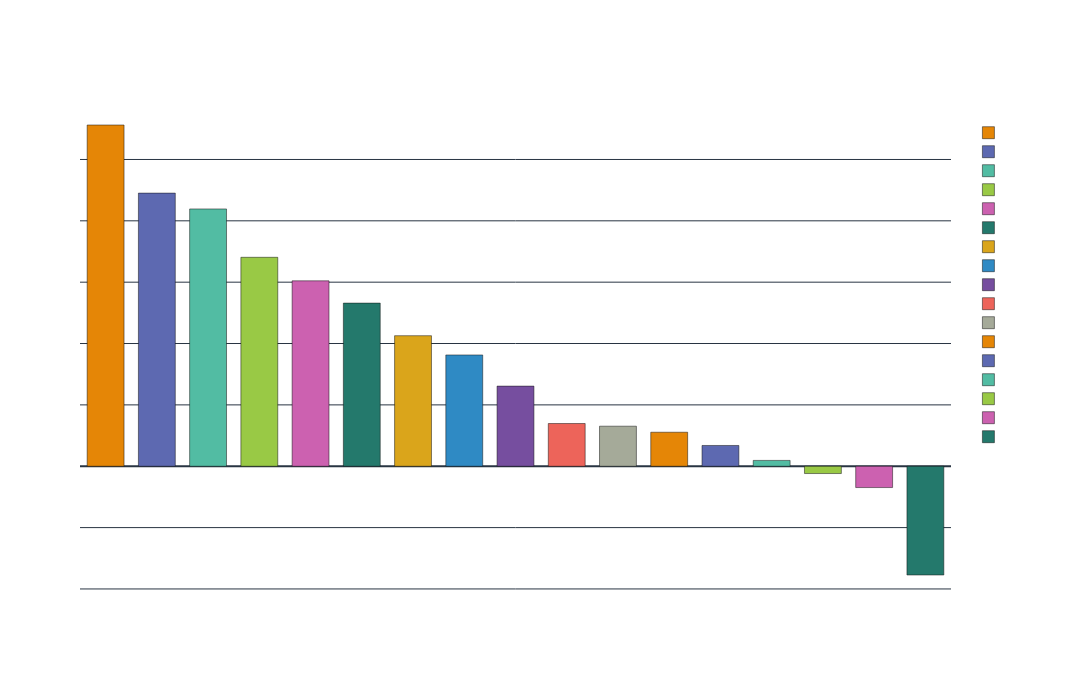

Notebook source saved alongside this figure:
### Code cell
# Group by Sub_Category and sum the profit, then sort by Profit in descending order
profit_by_subcategory = df.groupby('Sub_Category')['Profit'].sum().reset_index().sort_values(by='Profit', ascending=False)

# Create the bar plot
fig = px.bar(profit_by_subcategory,
             x='Sub_Category',
             y='Profit',
             title='Profit Analysis by SubCategory',
             color='Sub_Category',  # Add color mapping for better distinction
             color_discrete_sequence=px.colors.qualitative.Vivid,  # Use a vibrant color palette
             template='plotly_dark')  # Use a dark theme

# Update layout for better readability on dark background
fig.update_layout(
    xaxis_title='Sub Category',
    yaxis_title='Total Profit',
    xaxis=dict(tickangle=-45, tickfont=dict(size=12, color='white')),
    yaxis=dict(tickfont=dict(size=12, color='white')),
    title_font=dict(size=20, color='white'),
    font=dict(size=14, color='white'),  # Set default font color to white
    plot_bgcolor='rgba(0,0,0,0)',  # Transparent plot background
    paper_bgcolor='rgba(0,0,0,0)',  # Transparent paper background
    bargap=0.2,  # Gap between bars
    bargroupgap=0.1,  # Gap between groups of bars
    width=1200,  # Expand width
    height=700,  # Expand height
    legend=dict(font=dict(size=12, color='white'))  # Customize legend font
)

# Show the plot
fig.show()

### Figure 1 — Plotly figure (JSON) as saved in the notebook; plotly's stock layout.template omitted (floating-point values rounded to 4 significant figures)
{"data": [{"alignmentgroup": "True", "hovertemplate": "Sub_Category=%{x}<br>Profit=%{y}<extra></extra>", "legendgroup": "Copiers", "marker": {"color": "rgb(229, 134, 6)", "pattern": {"shape": ""}}, "name": "Copiers", "offsetgroup": "Copiers", "orientation": "v", "showlegend": true, "textposition": "auto", "type": "bar", "x": ["Copiers"], "xaxis": "x", "y": [55620.0], "yaxis": "y"}, {"alignmentgroup": "True", "hovertemplate": "Sub_Category=%{x}<br>Profit=%{y}<extra></extra>", "legendgroup": "Phones", "marker": {"color": "rgb(93, 105, 177)", "pattern": {"shape": ""}}, "name": "Phones", "offsetgroup": "Phones", "orientation": "v", "showlegend": true, "textposition": "auto", "type": "bar", "x": ["Phones"], "xaxis": "x", "y": [44520.0], "yaxis": "y"}, {"alignmentgroup": "True", "hovertemplate": "Sub_Category=%{x}<br>Profit=%{y}<extra></extra>", "legendgroup": "Accessories", "marker": {"color": "rgb(82, 188, 163)", "pattern": {"shape": ""}}, "name": "Accessories", "offsetgroup": "Accessories", "orientation": "v", "showlegend": true, "textposition": "auto", "type": "bar", "x": ["Accessories"], "xaxis": "x", "y": [41940.0], "yaxis": "y"}, {"alignmentgroup": "True", "hovertemplate": "Sub_Category=%{x}<br>Profit=%{y}<extra></extra>", "legendgroup": "Paper", "marker": {"color": "rgb(153, 201, 69)", "pattern": {"shape": ""}}, "name": "Paper", "offsetgroup": "Paper", "orientation": "v", "showlegend": true, "textposition": "auto", "type": "bar", "x": ["Paper"], "xaxis": "x", "y": [34050.0], "yaxis": "y"}, {"alignmentgroup": "True", "hovertemplate": "Sub_Category=%{x}<br>Profit=%{y}<extra></extra>", "legendgroup": "Binders", "marker": {"color": "rgb(204, 97, 176)", "pattern": {"shape": ""}}, "name": "Binders", "offsetgroup": "Binders", "orientation": "v", "showlegend": true, "textposition": "auto", "type": "bar", "x": ["Binders"], "xaxis": "x", "y": [30220.0], "yaxis": "y"}, {"alignmentgroup": "True", "hovertemplate": "Sub_Category=%{x}<br>Profit=%{y}<extra></extra>", "legendgroup": "Chairs", "marker": {"color": "rgb(36, 121, 108)", "pattern": {"shape": ""}}, "name": "Chairs", "offsetgroup": "Chairs", "orientation": "v", "showlegend": true, "textposition": "auto", "type": "bar", "x": ["Chairs"], "xaxis": "x", "y": [26590.0], "yaxis": "y"}, {"alignmentgroup": "True", "hovertemplate": "Sub_Category=%{x}<br>Profit=%{y}<extra></extra>", "legendgroup": "Storage", "marker": {"color": "rgb(218, 165, 27)", "pattern": {"shape": ""}}, "name": "Storage", "offsetgroup": "Storage", "orientation": "v", "showlegend": true, "textposition": "auto", "type": "bar", "x": ["Storage"], "xaxis": "x", "y": [21280.0], "yaxis": "y"}, {"alignmentgroup": "True", "hovertemplate": "Sub_Category=%{x}<br>Profit=%{y}<extra></extra>", "legendgroup": "Appliances", "marker": {"color": "rgb(47, 138, 196)", "pattern": {"shape": ""}}, "name": "Appliances", "offsetgroup": "Appliances", "orientation": "v", "showlegend": true, "textposition": "auto", "type": "bar", "x": ["Appliances"], "xaxis": "x", "y": [18140.0], "yaxis": "y"}, {"alignmentgroup": "True", "hovertemplate": "Sub_Category=%{x}<br>Profit=%{y}<extra></extra>", "legendgroup": "Furnishings", "marker": {"color": "rgb(118, 78, 159)", "pattern": {"shape": ""}}, "name": "Furnishings", "offsetgroup": "Furnishings", "orientation": "v", "showlegend": true, "textposition": "auto", "type": "bar", "x": ["Furnishings"], "xaxis": "x", "y": [13060.0], "yaxis": "y"}, {"alignmentgroup": "True", "hovertemplate": "Sub_Category=%{x}<br>Profit=%{y}<extra></extra>", "legendgroup": "Envelopes", "marker": {"color": "rgb(237, 100, 90)", "pattern": {"shape": ""}}, "name": "Envelopes", "offsetgroup": "Envelopes", "orientation": "v", "showlegend": true, "textposition": "auto", "type": "bar", "x": ["Envelopes"], "xaxis": "x", "y": [6964.0], "yaxis": "y"}, {"alignmentgroup": "True", "hovertemplate": "Sub_Category=%{x}<br>Profit=%{y}<extra></extra>", "legendgroup": "Art", "marker": {"color": "rgb(165, 170, 153)", "pattern": {"shape": ""}}, "name": "Art", "offsetgroup": "Art", "orientation": "v", "showlegend": true, "textposition": "auto", "type": "bar", "x": ["Art"], "xaxis": "x", "y": [6528.0], "yaxis": "y"}, {"alignmentgroup": "True", "hovertemplate": "Sub_Category=%{x}<br>Profit=%{y}<extra></extra>", "legendgroup": "Labels", "marker": {"color": "rgb(229, 134, 6)", "pattern": {"shape": ""}}, "name": "Labels", "offsetgroup": "Labels", "orientation": "v", "showlegend": true, "textposition": "auto", "type": "bar", "x": ["Labels"], "xaxis": "x", "y": [5546.0], "yaxis": "y"}, {"alignmentgroup": "True", "hovertemplate": "Sub_Category=%{x}<br>Profit=%{y}<extra></extra>", "legendgroup": "Machines", "marker": {"color": "rgb(93, 105, 177)", "pattern": {"shape": ""}}, "name": "Machines", "offsetgroup": "Machines", "orientation": "v", "showlegend": true, "textposition": "auto", "type": "bar", "x": ["Machines"], "xaxis": "x", "y": [3385.0], "yaxis": "y"}, {"alignmentgroup": "True", "hovertemplate": "Sub_Category=%{x}<br>Profit=%{y}<extra></extra>", "legendgroup": "Fasteners", "marker": {"color": "rgb(82, 188, 163)", "pattern": {"shape": ""}}, "name": "Fasteners", "offsetgroup": "Fasteners", "orientation": "v", "showlegend": true, "textposition": "auto", "type": "bar", "x": ["Fasteners"], "xaxis": "x", "y": [949.5], "yaxis": "y"}, {"alignmentgroup": "True", "hovertemplate": "Sub_Category=%{x}<br>Profit=%{y}<extra></extra>", "legendgroup": "Supplies", "marker": {"color": "rgb(153, 201, 69)", "pattern": {"shape": ""}}, "name": "Supplies", "offsetgroup": "Supplies", "orientation": "v", "showlegend": true, "textposition": "auto", "type": "bar", "x": ["Supplies"], "xaxis": "x", "y": [-1189.0], "yaxis": "y"}, {"alignmentgroup": "True", "hovertemplate": "Sub_Category=%{x}<br>Profit=%{y}<extra></extra>", "legendgroup": "Bookcases", "marker": {"color": "rgb(204, 97, 176)", "pattern": {"shape": ""}}, "name": "Bookcases", "offsetgroup": "Bookcases", "orientation": "v", "showlegend": true, "textposition": "auto", "type": "bar", "x": ["Bookcases"], "xaxis": "x", "y": [-3473.0], "yaxis": "y"}, {"alignmentgroup": "True", "hovertemplate": "Sub_Category=%{x}<br>Profit=%{y}<extra></extra>", "legendgroup": "Tables", "marker": {"color": "rgb(36, 121, 108)", "pattern": {"shape": ""}}, "name": "Tables", "offsetgroup": "Tables", "orientation": "v", "showlegend": true, "textposition": "auto", "type": "bar", "x": ["Tables"], "xaxis": "x", "y": [-17730.0], "yaxis": "y"}], "layout": {"bargap": 0.2, "bargroupgap": 0.1, "barmode": "relative", "font": {"color": "white", "size": 14}, "height": 700, "legend": {"font": {"color": "white", "size": 12}, "title": {"text": "Sub_Category"}, "tracegroupgap": 0}, "paper_bgcolor": "rgba(0,0,0,0)", "plot_bgcolor": "rgba(0,0,0,0)", "title": {"font": {"color": "white", "size": 20}, "text": "Profit Analysis by SubCategory"}, "width": 1200, "xaxis": {"anchor": "y", "categoryarray": ["Copiers", "Phones", "Accessories", "Paper", "Binders", "Chairs", "Storage", "Appliances", "Furnishings", "Envelopes", "Art", "Labels", "Machines", "Fasteners", "Supplies", "Bookcases", "Tables"], "categoryorder": "array", "domain": [0, 1], "tickangle": -45, "tickfont": {"color": "white", "size": 12}, "title": {"text": "Sub Category"}}, "yaxis": {"anchor": "x", "domain": [0, 1], "tickfont": {"color": "white", "size": 12}, "title": {"text": "Total Profit"}}}}
